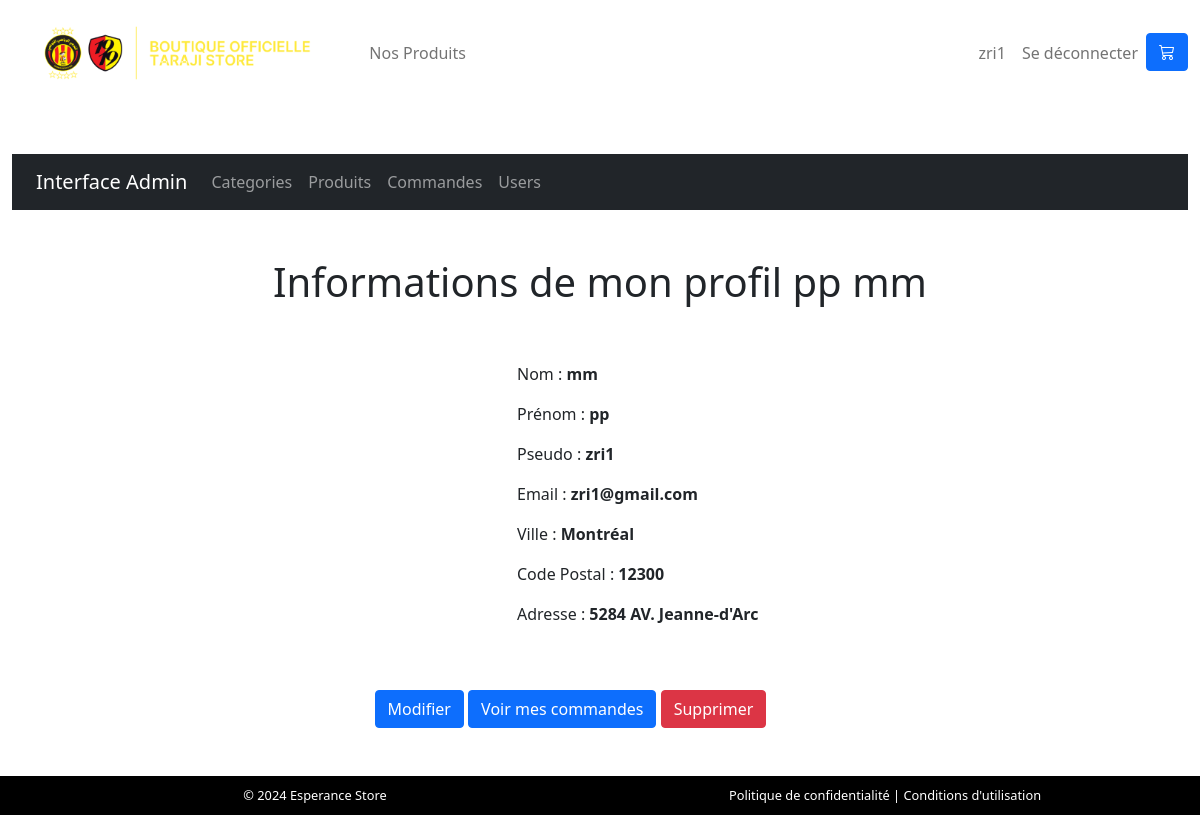
The app's page /profil (signed in) with its own data.
### tables this page shows
CREATE TABLE `member` (
  `idMember` int(3) NOT NULL,
  `pseudoMember` varchar(20) NOT NULL,
  `passwordMember` varchar(300) NOT NULL,
  `nameMember` varchar(20) NOT NULL,
  `firstnameMember` varchar(20) NOT NULL,
  `emailMember` varchar(50) NOT NULL,
  `cityMember` varchar(20) NOT NULL,
  `postalCodeMember` varchar(5) NOT NULL,
  `adressMember` varchar(50) NOT NULL,
  `isAdmin` tinyint(1) NOT NULL DEFAULT 0
);

### app/controllers/profil.php (called while the page is built, shortened)
<?php
class Profil extends Controller
{
    public function index()
    {
        $user = $this->loadModel('User');
        $userData = $user->checkLogin(['admin', 'customer']);
        if (is_object($userData)) {
            $data['userData'] = $userData;
        }
        $data['pageTitle'] = "Profil";
        $this->view('profil', $data);
    }
}

### app/core/app.php (called while the page is built, shortened)
<?php
class App
{
    protected $method = "index";
    public function __construct()
    {
        $url = $this->parseURL();
        if (file_exists("../app/controllers/" . strtolower($url[0]) . ".php")) {
            unset($url[0]);
        } else {
            $this->controller = "Page404";
        }
        $this->controller = new $this->controller;
        $this->params = (count($url) > 0) ? $url : ["home"];
        call_user_func_array([$this->controller, $this->method], $this->params);
    }
    private function parseURL()
    {
        $url = isset($_GET['url']) ? $_GET['url'] : "home";
        return explode("/", filter_var(trim($url, "/"), FILTER_SANITIZE_URL));
    }
}

### public/index.php (called while the page is built, shortened)
<?php
$app = new App();

### app/core/database.php (called while the page is built, shortened)
<?php
class Database
{
  private $PDOInstance = null;
  private function __construct()
  {
    $string = DB_TYPE . ":host=" . DB_HOST . ";dbname=" . DB_NAME;
    $this->PDOInstance  = new PDO($string, DB_USER, DB_PASS);
  }
  public function read($query, $data = array())
  {
    $statement = $this->PDOInstance->prepare($query);
    $result = $statement->execute($data);
    if ($result) {
      $data = $statement->fetchAll(PDO::FETCH_OBJ);
      if (is_array($data) && count($data) > 0) {
        return $data;
      }
    }
    return false;
  }
}

### app/models/User.php (called while the page is built, shortened)
<?php
class User
{
    public function checkLogin($allowed = array())
    {
        $db = Database::getInstance();
        if (count($allowed) > 0) {
            $arr['idMember'] = $_SESSION['idMember'];
            $query = "SELECT * FROM member  WHERE idMember = :idMember limit 1";
            $result = $db->read($query, $arr);
            if (is_array($result)) {
                $result = $result[0];
                if ($result->isAdmin && $allowed[0] === 'admin') {
                    return $result;
                } elseif ($allowed[1] === "customer") {
                    return $result;
                } else {
                    header("Location: " . "login");
                    die;
                }
            } else {
                header("Location: " . "login");
                die;
            }
        }
        return false;
    }
}

### app/views/profil.php (the view, shortened to what this page needs)
<?php $this->view("includes/header", $data); ?>
<div class="container">
    <div class="row justify-content-center my-5">
        <div class="col-8 text-center">
            <h1 class="">Informations de mon profil <?= $data['userData']->firstnameMember ?> <?= $data['userData']->nameMember ?> </h1>
        </div>
    </div>
    <div class="row justify-content-center">
        <div class="offset-2 col-4 infos">
            <p>Nom : <span class="bold"> <?= $data['userData']->nameMember ?></span></p>
            <p>Prénom : <span class="bold"> <?= $data['userData']->firstnameMember ?></span></p>
            <p>Pseudo : <span class="bold"><?= $data['userData']->pseudoMember ?> </span></p>
            <p>Email :<span class="bold"> <?= $data['userData']->emailMember ?></span></p>
                    <p>Ville : <span class="bold"> <?= $data['userData']->cityMember ?></span></p>
            <p>Code Postal : <span class="bold"> <?= $data['userData']->postalCodeMember ?></span></p>
            <p>Adresse :<span class="bold"> <?= $data['userData']->adressMember ?> </span></p>
        </div>
    </div>
    <div class="row my-5 justify-content-center">
        <div class="col-lg-5 col-9">
            <button class="btn btn-primary"><a href="<?= ROOT ?>profil/update">Modifier</a></button>
            <button class="btn btn-primary"><a href="<?= ROOT ?>profil/commands">Voir mes commandes</a></button>
            <button class="btn btn-danger"><a href="<?= ROOT ?>profil/delete">Supprimer</a></button>
        </div>
    </div>
</div>

### app/views/includes/header.php (shortened to what this page needs)
<!DOCTYPE html>
<html lang="en">
<head>
    <link href="https://cdn.jsdelivr.net/npm/bootstrap@5.1.3/dist/css/bootstrap.min.css" rel="stylesheet">
    <link rel="stylesheet" href="https://cdn.jsdelivr.net/npm/@fortawesome/fontawesome-free@5.15.4/css/fontawesome.min.css">
    <link rel="stylesheet" href="<?= ASSETS ?>css/main.css">
    <link rel="stylesheet" href="https://cdnjs.cloudflare.com/ajax/libs/bootstrap-icons/1.10.0/font/bootstrap-icons.min.css">
</head>
<body style="overflow-x:hidden;">
    <div class="footer-header">
        <nav class="navbar navbar-expand-lg navbar-light">
            <div class="container-fluid">
                <a class="navbar-brand" href="<?= ROOT ?>home">
                    <img src="../public/assets/img/logo.jpg" alt="Esperance Store" style="height: 80px;">
                </a>
                <div class="collapse navbar-collapse" id="navbarNav">
                    <ul class="navbar-nav me-auto">
                        <li class="nav-item">
                            <a class="nav-link" href="<?= ROOT ?>products">Nos Produits</a>
                        </li>
                    </ul>
                    <ul class="navbar-nav">
                        <?php if (isset($data['userData'])) : ?>
                            <li class="nav-item">
                                <a href="<?= ROOT ?>profil" class="nav-link"><?= $data['userData']->pseudoMember ?></a>
                            </li>
                            <li class="nav-item">
                                <a class="nav-link" href="<?= ROOT ?>logout">Se déconnecter</a>
                            </li>
                        <?php endif; ?>
                        <li>
                            <a class="btn btn-primary" href="<?= ROOT ?>Cart"><i class="bi bi-cart3"></i></a>
                        </li>
                    </ul>
                </div>
            </div>
        </nav>
    </div>
    <div class="container-fluid mt-5">
        <div class="row">
            <div class="col-12">
                <?php if ((isset($data['userData'])) && ($data['userData']->isAdmin)) : ?>
                    <nav class="navbar navbar-expand-lg navbar-dark bg-dark">
                        <div class="container-fluid">
                            <a class="navbar-brand" href="admin">Interface Admin</a>
                            <div class="collapse navbar-collapse" id="navbarNavAdmin">
                                <ul class="navbar-nav">
                                    <li class="nav-item">
                                        <a class="nav-link" href="<?= ROOT ?>admin/categories">Categories</a>
                                    </li>
                                    <li class="nav-item">
                                        <a class="nav-link" href="<?= ROOT ?>admin/products">Produits</a>
                                    </li>
                                    <li class="nav-item">
                                        <a class="nav-link" href="<?= ROOT ?>admin/commands">Commandes</a>
                                    </li>
                                    <li class="nav-item">
                                        <a class="nav-link" href="<?= ROOT ?>admin/users">Users</a>
                                    </li>
                                </ul>
                            </div>
                        </div>
                    </nav>
                <?php endif; ?>
            </div>
        </div>
    </div>
</body>
</html>

### public/assets/css/main.css (style rules this page uses)
.bold { font-weight: bold; }
button > a { color: white !important; text-decoration: none; }
body { min-height: 100vh; display: flex; flex-direction: column; background-image: url("../img/download.jpg"); }

### app/views/includes/footer.php (style rules this page uses)
html, body { height: 100%; margin: 0; display: flex; flex-direction: column; }

### records on screen
member: pseudoMember "zri1", firstnameMember "pp", nameMember "mm", emailMember "zri1@gmail.com", cityMember "Montréal", postalCodeMember "12300", adressMember "5284 AV. Jeanne-d'Arc"
